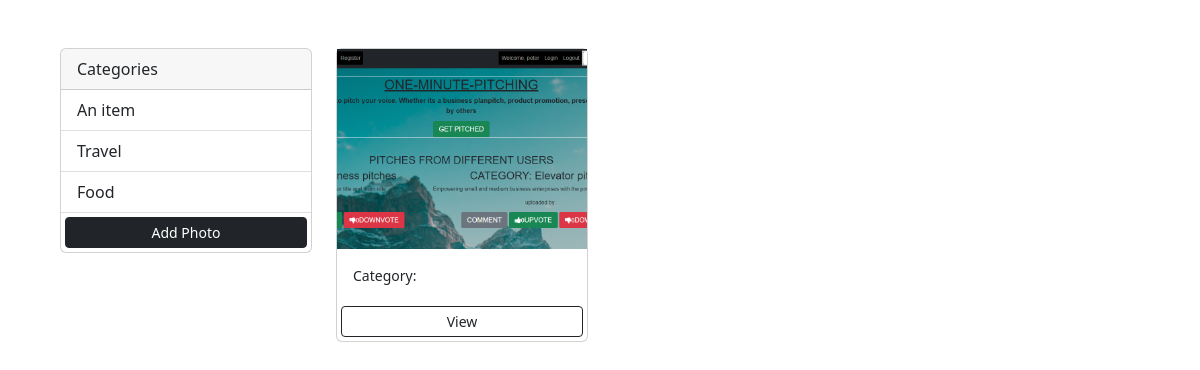
The app's page /, older data.
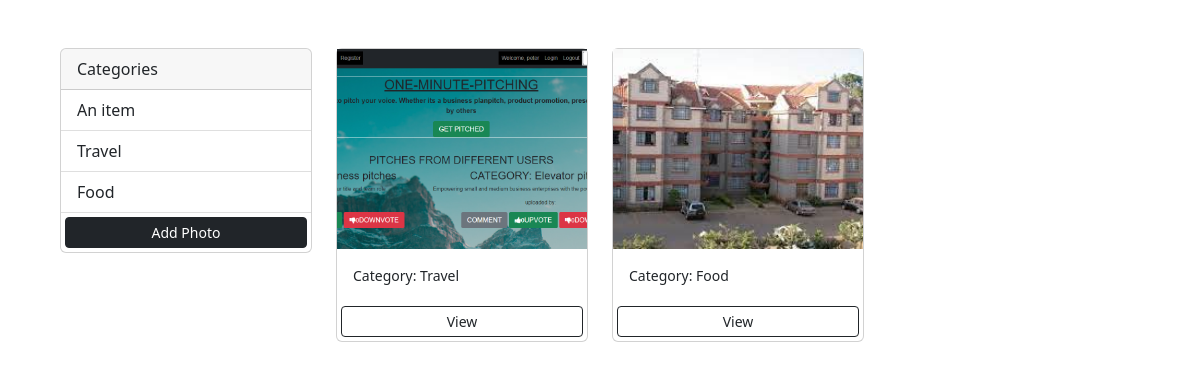
The same page, newer data.
### photos/models.py (models this page shows, shortened)
class Category(models.Model):
    name = models.CharField(max_length=100, null=False, blank=False)

class Photo(models.Model):
    category = models.ForeignKey(Category, on_delete=models.SET_NULL, null=True, blank=True)
    image = models.ImageField(null=False, blank=False)
    description = models.TextField()

### photos/views.py (the view)
# urls.py: path('', views.gallery, name='gallery'),
def gallery(request):
    categories = Category.objects.all()
    photos = Photo.objects.all()
    context = {'categories': categories, 'photos': photos}
    return render(request, 'photos/gallery.html', context)

### photos/templates/photos/gallery.html (shortened to what this page needs)
<html lang="en">
<head>
<link href="https://cdn.jsdelivr.net/npm/bootstrap@5.2.0-beta1/dist/css/bootstrap.min.css" rel="stylesheet">
</head>
<body class="m-5">
    <div class="container">
        <div class="row">
            <div class="col-md-3">
                <div class="card" >
                    <div class="card-header">
                        Categories
                    </div>
                    <ul class="list-group list-group-flush">
                      <li class="list-group-item">An item</li>
                      {% for category in categories %}
                      <li class="list-group-item">{{category.name}}</li>
                      {% endfor %}
                      <a href="{%url 'add' %}" class="btn btn-block btn-dark btn-sm m-1">Add Photo</a>
                    </ul>
                  </div>
            </div>
            <div class="col-md-9">
                <div class="row">
                    {% for photo in photos %}
                    <div class="col-md-4">
                        <div class="card" >
                            <img src="{{photo.image.url}}" class="image-thumbnail" alt="..">
                            <div class="card-body">
                              <small>Category: {{photo.category.name}}</small>
                            </div>
                            <a href="{% url 'photo' photo.id %}" class="btn btn-outline-dark btn-sm m-1">View</a>
                    </div>
                      </div>
                      {% empty %}
                      <h3>No photos.......</h3>
                      {% endfor %}
            </div>
        </div>
    </div>
</body>
</html>

### photos/templates/photos/gallery.html (style rules this page uses)
.image-thumbnail { height: 200px; object-fit: cover; }

Row changes from the older to the newer data that the page shows:
changed Photo: category.name (not shown) → "Travel"
added Photo: image (picture), category.name "Food"
